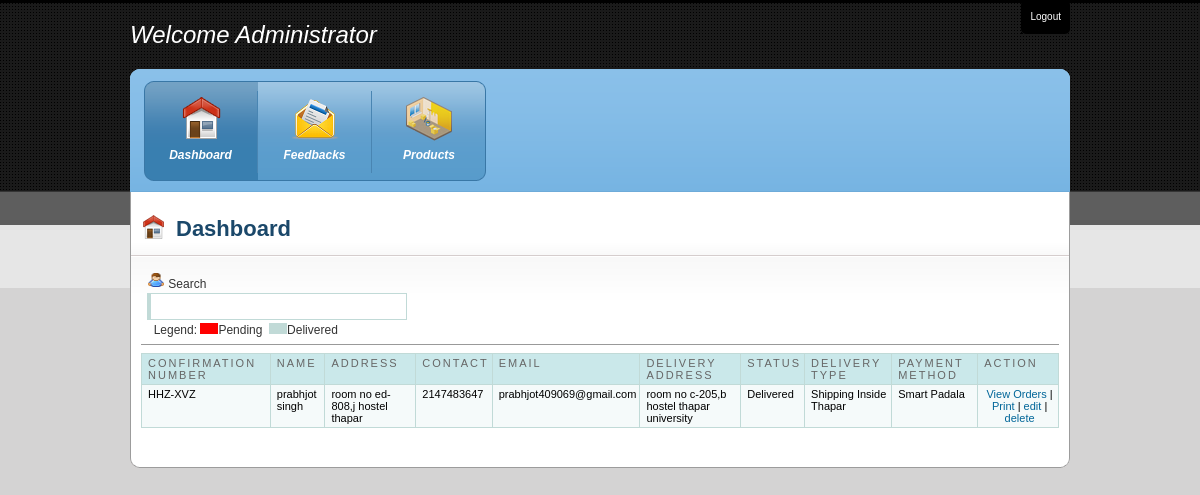
The page /admin/index.php (signed in) on the database its author committed.
### tables this page shows
CREATE TABLE IF NOT EXISTS `reservation` (
  `reservation_id` int(11) NOT NULL AUTO_INCREMENT,
  `firstname` varchar(30) NOT NULL,
  `lastname` varchar(30) NOT NULL,
  `city` varchar(30) NOT NULL,
  `address` varchar(30) NOT NULL,
  `country` varchar(30) NOT NULL,
  `email` varchar(50) NOT NULL,
  `contact` int(20) NOT NULL,
  `payable` int(11) NOT NULL,
  `status` varchar(10) NOT NULL,
  `confirmation` varchar(20) NOT NULL,
  `delivery` varchar(300) NOT NULL,
  `date` varchar(30) NOT NULL,
  `time` varchar(100) NOT NULL,
  `payment` varchar(100) NOT NULL,
  `delivery_type` varchar(100) NOT NULL,
  PRIMARY KEY (`reservation_id`)
);

### admin/index.php (the view, shortened to what this page needs)
<!DOCTYPE html PUBLIC "-//W3C//DTD XHTML 1.0 Transitional//EN" "http://www.w3.org/TR/xhtml1/DTD/xhtml1-transitional.dtd">
<html xmlns="http://www.w3.org/1999/xhtml">
<head>
<link rel="stylesheet" type="text/css" href="css/960.css" />
<link rel="stylesheet" type="text/css" href="css/reset.css" />
<link rel="stylesheet" type="text/css" href="css/text.css" />
<link rel="stylesheet" type="text/css" href="css/blue.css" />
<link type="text/css" href="css/smoothness/ui.css" rel="stylesheet" />
<link rel="stylesheet" href="febe/style.css" type="text/css" media="screen" charset="utf-8">
<link href="src/facebox.css" media="screen" rel="stylesheet" type="text/css" />
</head>
<body>
<div class="container_16" id="wrapper">
      <div style="position:relative;">
	<div class="grid_8" id="logo">Welcome Administrator</div>
    <div class="grid_8">
      <div id="user_tools"><span><a href="../index.php">Logout</a></span></div>
    </div>
<div class="grid_16" id="header">
<div id="menu">
	<ul class="group" id="menu_group_main">
		<li class="item first" id="one"><a href="index.php" class="main current"><span class="outer"><span class="inner dashboard">Dashboard</span></span></a></li>
		<li class="item middle" id="four"><a href="message.php" class="main"><span class="outer"><span class="inner media_library">Feedbacks</span></span></a></li>
		<li class="item last" id="eight"><a href="products.php" class="main"><span class="outer"><span class="inner settings">Products</span></span></a></li>
    </ul>
</div>
</div>
    <div class="grid_16" id="content">
    <div class="grid_9">
    <h1 class="dashboard">Dashboard</h1>
    </div>
    <div id="portlets">
		<div class="portlet">
			<div class="portlet-header fixed"><img src="images/icons/user.gif" width="16" height="16" alt="Latest Registered Users" />
			<label for="filter">Search</label> <input type="text" name="filter" value="" id="filter" />
			&nbsp;&nbsp;Legend:  <img src="cancel.png">Pending &nbsp;<img src="active.png">Delivered
			</div>
			<div class="portlet-content nopadding">
			<form action="" method="post">
			<table cellpadding="1" cellspacing="1" id="resultTable">
				<thead>
					<tr>
						<th  style="border-left: 1px solid #C1DAD7"> Confirmation Number </th>
						<th> Name </th>
						<th> Address </th>
						<th> Contact </th>
						<th> Email </th>
						<th> Delivery Address </th>
						<th> Status </th>
						<th> Delivery Type</th>
						<th> Payment Method</th>
						<th> Action </th>
					</tr>
				</thead>
				<tbody>
				<?php
					$result = mysql_query("SELECT * FROM reservation ORDER BY firstname ASC");
					while($row = mysql_fetch_array($result))
						{
							echo '<tr class="record" id="'.$row['status'].'">';
							echo '<td style="border-left: 1px solid #C1DAD7;">'.$row['confirmation'].'</td>';
							echo '<td>'.$row['firstname'].' '.$row['lastname'].'</td>';
							echo '<td><div align="left">'.$row['address'].'</div></td>';
							echo '<td><div align="left">'.$row['contact'].'</div></td>';
							echo '<td><div align="left">'.$row['email'].'</div></td>';
							echo '<td><div align="left">'.$row['delivery'].'</div></td>';
							echo '<td><div align="left">'.$row['status'].'</div></td>';
							echo '<td><div align="left">'.$row['delivery_type'].'</div></td>';
							echo '<td><div align="left">'.$row['payment'].'</div></td>';
							echo '<td><div align="center"><a rel="facebox" href="vieworders.php?id='.$row['confirmation'].'" title="Click To View Orders">View Orders</a> | <a rel="facebox" href="viewreport.php?id='.$row['confirmation'].'" title="Click To View Orders">Print</a> | <a rel="facebox" href="editstatus.php?id='.$row['reservation_id'].'">edit</a> | <a href="#" id="'.$row['reservation_id'].'" class="delbutton" title="Click To Delete">delete</a></div></td>';
							echo '</tr>';
						}
					?>
				</tbody>
			</table>
			</form>
			</div>
		</div>
   </div>
  </div>
</div>
</div>
<div class="container_16" id="footer">
</body>
</html>

### admin/css/960.css (style rules this page uses)
.container_12,.container_16 { margin-left:auto;margin-right:auto;width:960px }
.grid_1,.grid_2,.grid_3,.grid_4,.grid_5,.grid_6,.grid_7,.grid_8,.grid_9,.grid_10,.grid_11,.grid_12,.grid_13,.grid_14,.grid_15,.grid_16 { display:inline;float:left;margin-left:10px;margin-right:10px }
.container_12 .grid_6,.container_16 .grid_8 { width:460px }
.container_12 .grid_12,.container_16 .grid_16 { width:940px }
.container_16 .grid_9 { width:520px }

### admin/css/text.css (style rules this page uses)
body { font:13px/1.5 "Trebuchet MS", Arial, Helvetica, sans-serif }
h1 { font-size:25px }
ul { list-style:disc }
li { margin-left:0px }
p,dl,hr,h1,h2,h3,h4,h5,h6,ol,ul,pre,table,address,fieldset { margin-bottom:20px }

### admin/css/blue.css (style rules this page uses)
body { background:url(../images/bg.gif) repeat-x left top #d4d3d3; font-family:"Trebuchet MS", Arial, Helvetica, sans-serif; font-size: 13px; color: #333; }
a, a:active, a:link, a:visited { text-decoration:none; color: #069; }
#logo { font-size:24px; font-style:italic; font-weight:normal; color:white; line-height:69px; }
#header { background:url(../images/bg_header_blue.gif) left top no-repeat; height:123px; }
#content { background:url(../images/bg_content.gif) left top repeat-x #FFFFFF; width:938px !important; border-left:1px solid #9c9c9c; border-right:1px solid #9c9c9c; padding: 10px 0px; }
#wrapper { padding-bottom:10px !important; background:url(../images/bg_content_bottom.gif) center bottom no-repeat; }
#footer { text-align:center; padding:15px 0px; color: #666; font-size:11px; }
.nopadding { padding:0px !important; }
h1 { font-size:22px; color: #1b486a; display: block; margin-top: 10px; }
h1.dashboard { background:url(../images/icon_dashboard_small.gif) left 3px no-repeat; padding-left:35px; }
#user_tools { background:url(../images/bg_usertools_right.gif) right top no-repeat; height:34px; padding-right:9px; float:right; }
#user_tools span { background:url(../images/bg_usertools_left.gif) left top no-repeat #000000; height:34px; padding-left:9px; line-height: 34px; font-size:10px; color: #b0b0b0; display:block; float:right; }
#user_tools a { color: #FFF; text-decoration:none; }
#menu { float: left; }
#menu ul.group { margin: 12px 0px 0px 14px; padding: 0px 0px 0px; list-style: none; float: left; z-index:4; }
#menu ul.group li { display: inline; float: left; position: static; z-index: 5; margin-left:0px !important; }
#menu ul.group li a { display: block; float: left; height: 100px; width: 114px; overflow:hidden; font-size: 12px; font-weight: bold; font-style: italic; color: white; text-decoration:none; text-align:center; z-index:6; }
#menu ul.group li a * { cursor: pointer; }
#menu ul.group li a span.outer { display: block; height: 90px; padding-top: 10px }
#menu ul.group li a span.inner { display: block; padding: 55px 10px 9px 10px; white-space: nowrap; background-repeat: no-repeat; background-position: 50% 3px; }
#menu ul.group li a { background:url('../images/navigation_background_blue.gif') repeat-x top left; }
#menu ul.group li.first a { background:url('../images/navigation_first_blue.gif') no-repeat top left; }
#menu ul.group li.last a { background:url('../images/navigation_last_blue.gif') no-repeat top right; }
#menu ul.group li.last a span.inner { border: none !important; }
#menu ul.group li a.current { background-position: bottom left; text-decoration: none; }
#menu ul.group li.first a.current { background-position: bottom left; }
#menu ul.group li a span.inner { border-right: 1px solid #4985b2; }
#menu .dashboard { background-image: url(../images/icon_dashboard.png); background-repeat: no-repeat; }
#menu .media_library { background-image: url(../images/icon_media.png); background-repeat: no-repeat; }
#menu .settings { background-image: url(../images/icon_settings.png); background-repeat: no-repeat; }
#portlets { padding:0px 10px; }
.portlet { margin: 0 0em 1em 0; }
.portlet-header { margin: 0em; padding-bottom: 5px; padding-left: 6px; padding-top:4px; padding-right:6px; font-size:12px; border: none !important; color: #333 !important; font-family:"Trebuchet MS", Arial, Helvetica, sans-serif; cursor:move; }
.portlet-header img { width:18px; margin-top:3px; }
#portlets .fixed { cursor:auto; }
.portlet-content { padding: 0.8em; font-size:12px !important; color: #333; border-top:1px solid #999 !important; font-family:"Trebuchet MS", Arial, Helvetica, sans-serif; }
input[type=text] { display:block !important; }

### rows shown on the page
reservation: confirmation "HHZ-XVZ", firstname "prabhjot", lastname "singh", address "room no ed-808,j hostel thapar", contact "2147483647", email "prabhjot409069@gmail.com", delivery "room no c-205,b hostel thapar university", status "Delivered", delivery_type "Shipping Inside Thapar", payment "Smart Padala"
